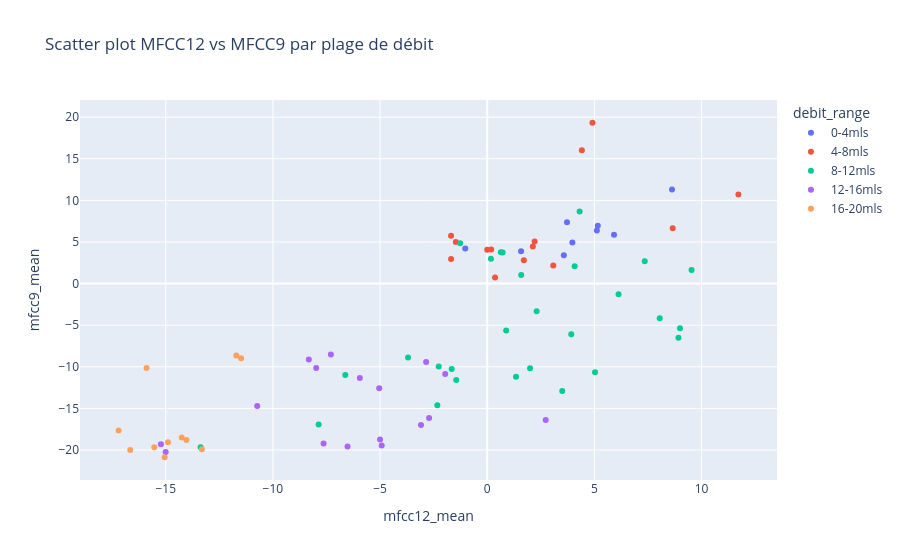

The notebook cell saved with this chart:
### Markdown cell above
# Features Analysis

### Code cell
import pandas as pd
import plotly.express as px

# Charger les données
df = pd.read_csv("calibration_sounds_features.csv", sep=",")

# Bornes des plages
bins = [0, 4, 8, 12, 16, 20]
labels = ["0-4mls", "4-8mls", "8-12mls", "12-16mls", "16-20mls"]

# Variable catégorielle
df["debit_range"] = pd.cut(
    df["debit"],
    bins=bins,
    labels=labels,
    include_lowest=True
)

# Scatter interactif
fig = px.scatter(
    df,
    # x="mfcc7_mean",
    # y="rms_mean",
    x="mfcc12_mean",
    y="mfcc9_mean",
    color="debit_range",
    hover_data={
        "debit": True,
        "mfcc12_mean": True,
        "mfcc9_mean": True
    },
    title="Scatter plot MFCC12 vs MFCC9 par plage de débit"
)

fig.show()

### Figure 1 — Plotly figure (JSON) as saved in the notebook; plotly's stock layout.template omitted (floating-point values rounded to 4 significant figures)
{"data": [{"customdata": [[0.0], [0.0], [0.01], [0.01], [0.02], [0.02], [0.03], [3.7], [4.0]], "hovertemplate": "debit_range=0-4mls<br>mfcc12_mean=%{x}<br>mfcc9_mean=%{y}<br>debit=%{customdata[0]}<extra></extra>", "legendgroup": "0-4mls", "marker": {"color": "#636efa", "symbol": "circle"}, "mode": "markers", "name": "0-4mls", "orientation": "v", "showlegend": true, "type": "scatter", "x": [5.117, 3.724, 8.622, 3.574, 5.159, 5.916, 3.972, 1.577, -1.026], "xaxis": "x", "y": [6.366, 7.379, 11.3, 3.417, 6.943, 5.879, 4.932, 3.885, 4.23], "yaxis": "y"}, {"customdata": [[4.16], [4.34], [4.54], [4.99], [5.0], [5.0], [5.26], [5.55], [5.88], [6.23], [6.25], [6.45], [7.14], [7.518]], "hovertemplate": "debit_range=4-8mls<br>mfcc12_mean=%{x}<br>mfcc9_mean=%{y}<br>debit=%{customdata[0]}<extra></extra>", "legendgroup": "4-8mls", "marker": {"color": "#EF553B", "symbol": "circle"}, "mode": "markers", "name": "4-8mls", "orientation": "v", "showlegend": true, "type": "scatter", "x": [3.08, 0.1848, 2.212, -1.466, 1.71, 4.909, -1.688, 2.128, -0.001287, 4.416, 11.72, -1.687, 0.3665, 8.653], "xaxis": "x", "y": [2.182, 4.112, 5.065, 4.999, 2.804, 19.33, 5.737, 4.466, 4.053, 16.04, 10.71, 2.943, 0.7373, 6.658], "yaxis": "y"}, {"customdata": [[8.81], [8.82], [9.03], [9.05], [9.074], [9.09], [9.099], [9.3], [9.615], [9.98], [9.99], [9.99], [10.0], [10.47], [10.5], [10.66], [10.73], [10.75], [10.93], [11.0], [11.01], [11.1], [11.11], [11.11], [11.7], [11.79], [11.83], [11.83]], "hovertemplate": "debit_range=8-12mls<br>mfcc12_mean=%{x}<br>mfcc9_mean=%{y}<br>debit=%{customdata[0]}<extra></extra>", "legendgroup": "8-12mls", "marker": {"color": "#00cc96", "symbol": "circle"}, "mode": "markers", "name": "8-12mls", "orientation": "v", "showlegend": true, "type": "scatter", "x": [6.127, 0.7157, 0.6362, -7.867, 8.921, 9.534, 4.31, 3.502, 5.03, 2.305, 7.351, -1.263, 0.1723, 3.921, 8.049, 4.08, -2.263, 8.993, -3.693, -13.37, -1.447, -2.327, 1.586, 0.8828, -6.621, -1.658, 1.342, 2.0], "xaxis": "x", "y": [-1.285, 3.733, 3.777, -16.92, -6.498, 1.628, 8.668, -12.91, -10.67, -3.317, 2.697, 4.844, 2.983, -6.097, -4.169, 2.092, -9.974, -5.366, -8.887, -19.66, -11.57, -14.61, 1.025, -5.637, -10.99, -10.25, -11.2, -10.16], "yaxis": "y"}, {"customdata": [[12.13], [12.5], [12.89], [13.0], [13.33], [13.42], [13.48], [13.61], [13.69], [14.06], [14.29], [14.66], [14.77], [15.11], [15.35], [15.85], [15.87]], "hovertemplate": "debit_range=12-16mls<br>mfcc12_mean=%{x}<br>mfcc9_mean=%{y}<br>debit=%{customdata[0]}<extra></extra>", "legendgroup": "12-16mls", "marker": {"color": "#ab63fa", "symbol": "circle"}, "mode": "markers", "name": "12-16mls", "orientation": "v", "showlegend": true, "type": "scatter", "x": [-7.296, 2.729, -2.851, -5.04, -7.981, -1.961, -2.714, -6.518, -3.09, -4.924, -15.23, -5.0, -10.73, -8.324, -5.943, -15.0, -7.637], "xaxis": "x", "y": [-8.526, -16.4, -9.426, -12.59, -10.15, -10.85, -16.15, -19.57, -17.0, -19.46, -19.29, -18.74, -14.71, -9.116, -11.33, -20.23, -19.22], "yaxis": "y"}, {"customdata": [[16.05], [16.53], [16.67], [17.76], [18.35], [18.51], [18.52], [18.8], [18.87], [19.12], [19.76]], "hovertemplate": "debit_range=16-20mls<br>mfcc12_mean=%{x}<br>mfcc9_mean=%{y}<br>debit=%{customdata[0]}<extra></extra>", "legendgroup": "16-20mls", "marker": {"color": "#FFA15A", "symbol": "circle"}, "mode": "markers", "name": "16-20mls", "orientation": "v", "showlegend": true, "type": "scatter", "x": [-16.66, -13.31, -11.48, -15.05, -14.9, -14.03, -11.71, -15.54, -17.2, -14.26, -15.9], "xaxis": "x", "y": [-19.99, -19.9, -8.963, -20.87, -19.07, -18.8, -8.65, -19.66, -17.64, -18.49, -10.15], "yaxis": "y"}], "layout": {"legend": {"title": {"text": "debit_range"}, "tracegroupgap": 0}, "title": {"text": "Scatter plot MFCC12 vs MFCC9 par plage de débit"}, "xaxis": {"anchor": "y", "domain": [0, 1], "title": {"text": "mfcc12_mean"}}, "yaxis": {"anchor": "x", "domain": [0, 1], "title": {"text": "mfcc9_mean"}}}}
